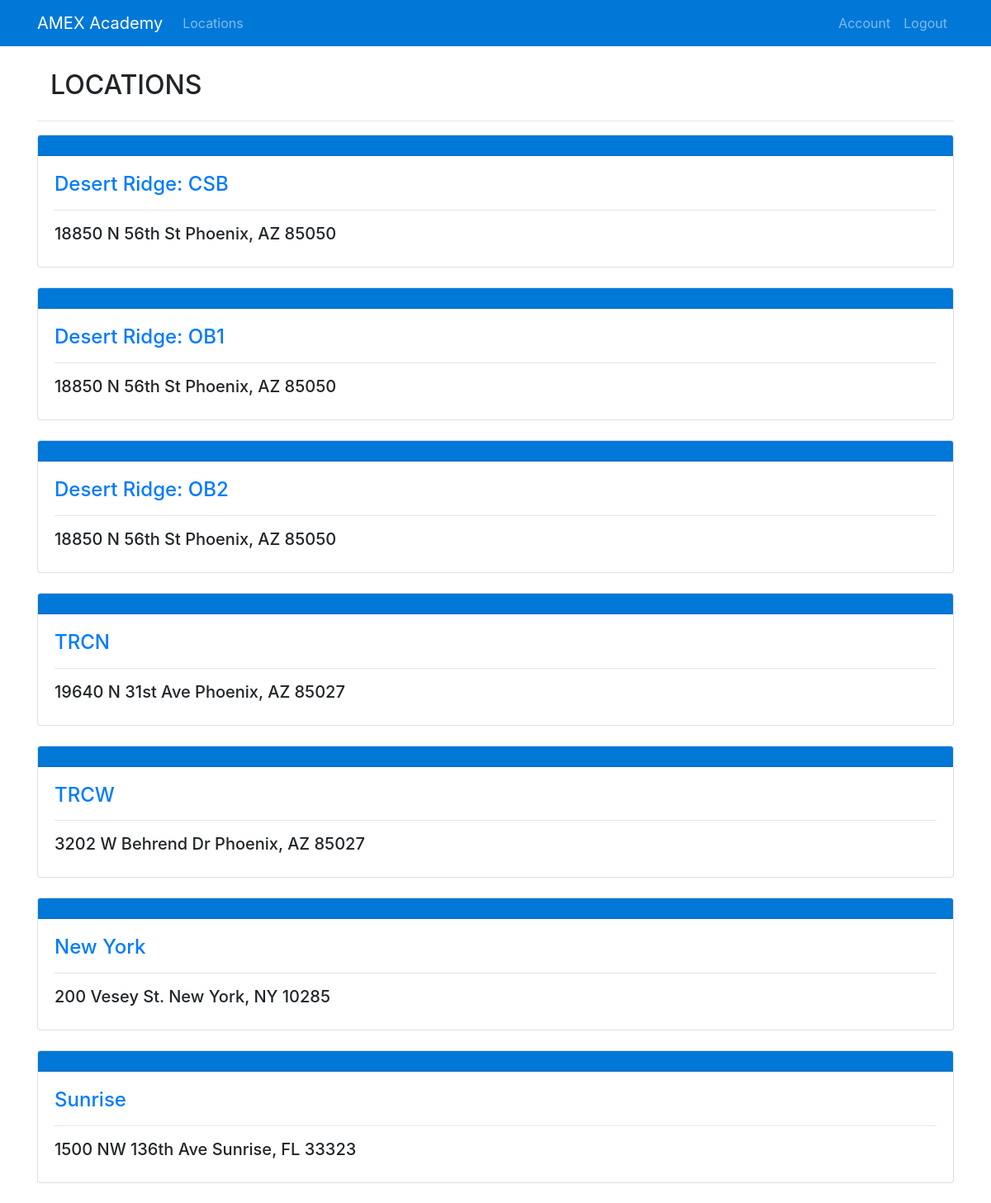
The app's page /locations (signed in) with its own data.
### academy/models.py (models this page shows, shortened)
class Location(db.Model):
    id = db.Column(db.Integer, primary_key=True)
    name = db.Column(db.String(100), nullable=False)
    address = db.Column(db.String(100), nullable=False)
    city = db.Column(db.String(100), nullable=False)
    state = db.Column(db.String(2), nullable=False)
    zip = db.Column(db.String(11), nullable=False)
    items = db.relationship('Item', backref='location', lazy=True)

### academy/routes.py (the view)
@app.route('/locations')
@login_required
def locations():
    locations = Location.query.all()
    return render_template('locations.html', locations=locations)

### academy/models.py (called while the page is built)
@login_manager.user_loader
def load_user(user_id):
    return User.query.get(int(user_id))

### academy/templates/locations.html (shortened to what this page needs)
{% extends "layout.html" %}
{% block content %}
    <nav class="navbar navbar-light bg-white">
        <h2 class="m-0">LOCATIONS</h2>
    </nav>
    <hr>
    {% for location in locations %}
        <div class="card">
            <div class="card-header" style="background-color: #0078d8">
            </div>
            <div class="card-body">
                <h4 class="card-title"><a href="{{ url_for('location', location_id=location.id) }}">{{ location.name }}</a></h4>
                <hr>
                <h5>{{ location.address }}  {{ location.city }}, {{ location.state }} {{ location.zip }} </h5>
            </div>
        </div>
        <br>
    {% endfor %}
{% endblock content %}

### records on screen
Location: name "Desert Ridge: CSB", address "18850 N 56th St", city "Phoenix", state "AZ", zip "85050"
Location: name "Desert Ridge: OB1", address "18850 N 56th St", city "Phoenix", state "AZ", zip "85050"
Location: name "Desert Ridge: OB2", address "18850 N 56th St", city "Phoenix", state "AZ", zip "85050"
Location: name "TRCN", address "19640 N 31st Ave", city "Phoenix", state "AZ", zip "85027"
Location: name "TRCW", address "3202 W Behrend Dr", city "Phoenix", state "AZ", zip "85027"
Location: name "New York", address "200 Vesey St.", city "New York", state "NY", zip "10285"
Location: name "Sunrise", address "1500 NW 136th Ave", city "Sunrise", state "FL", zip "33323"
